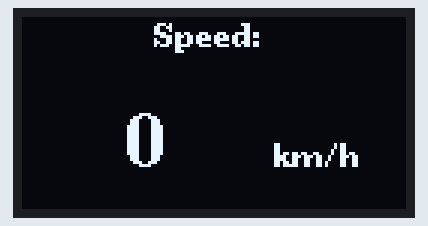
Recording of a sketch running on a simulated ESP32. On the bench: 128×64 one-colour display.

Above: at 0.1 s.
At 3.1 s:
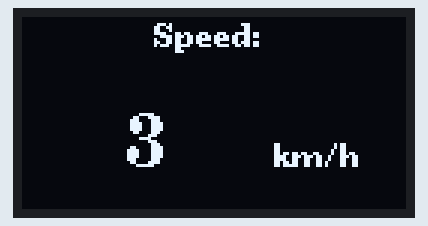
At 5.1 s:
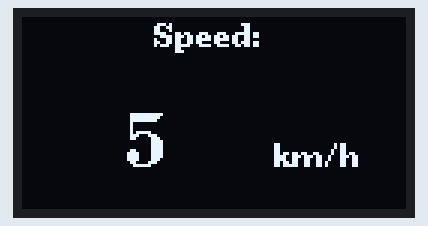
At 7.1 s:
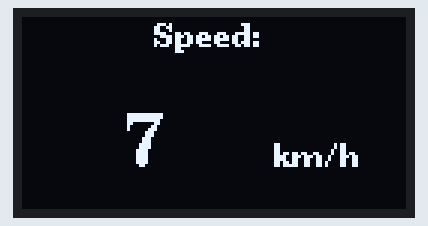
At 11.2 s:
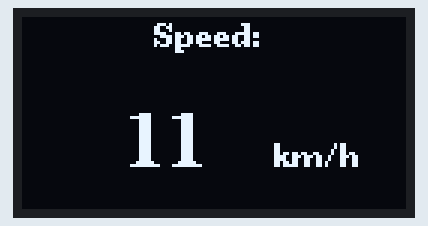
At 15.2 s:
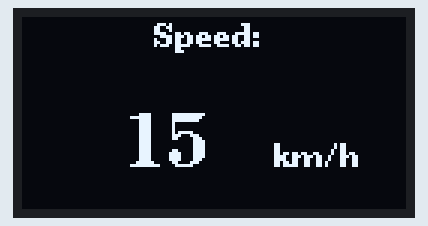

Measured:
- by itself, everything shown: repeats every 16.0 s, in 16 steps
- what the display in image 1 shows lasts 1.0 s, from 3.1 s to 4.1 s

The sketch:

Speedometer.ino
```cpp
#include <U8g2lib.h>

// Initialize the U8g2 library for SH1106
U8G2_SH1106_128X64_NONAME_F_HW_I2C u8g2(U8G2_R0);

int speedMax = 15; // Maximum speed in km/h
const int centerX = 64;  // Center X position for the display
const int centerY = 40;  // Center Y position for the display

void drawSpeedometer(int speed) {
  u8g2.clearBuffer();

  // Draw the speedometer title
  u8g2.setFont(u8g2_font_ncenB08_tr); // Select font
  u8g2.drawStr(centerX - 20, 10, "Speed:");

  // Draw the speed value
  u8g2.setFont(u8g2_font_ncenB18_tr); // Select font for larger text
  u8g2.setCursor(centerX - 30, centerY + 10); // Move the value a little lower
  u8g2.print(speed); // Print the speed value

  // Draw "km/h" label
  u8g2.setFont(u8g2_font_ncenB08_tr);
  u8g2.setCursor(centerX + 20, centerY + 10); // Move "km/h" label a little lower
  u8g2.print("km/h");

  u8g2.sendBuffer();
}

void setup() {
  u8g2.begin();
}

void loop() {
  // Example speed value, replace this with actual sensor data
  int speed = (millis() / 1000) % (speedMax + 1); // Simulate speed value between 0 and 15 km/h
  drawSpeedometer(speed);
  delay(100); // Update speed value every 100 milliseconds
}
```
